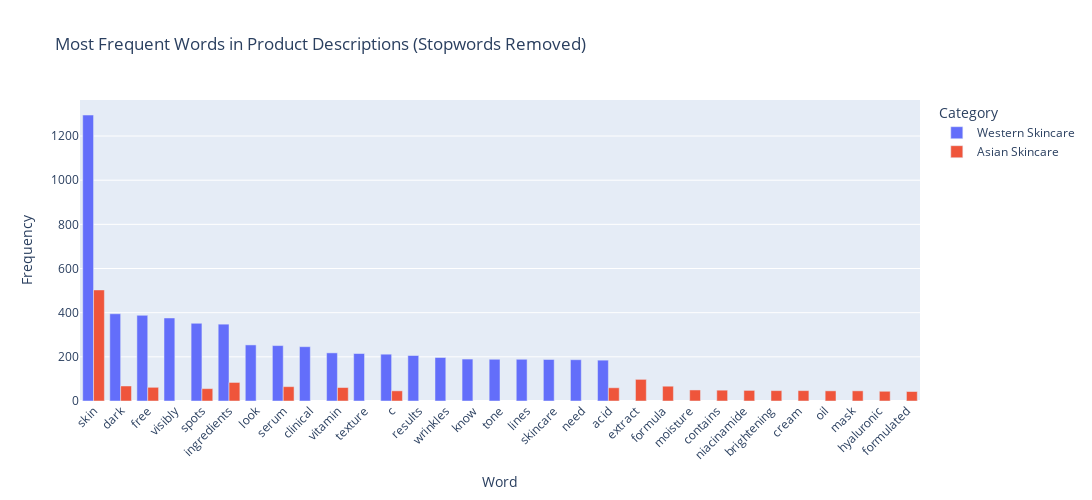

Notebook code for this chart:
### Markdown cell above
### Word Frequency in Marketing Language
To understand how brands market their products, we analyzed the most frequently used words in product descriptions. This allows us to identify differences in marketing language between Western and Asian skincare brands. For example, do Western brands focus on "science-backed" claims, while Asian brands highlight "hydration and radiance"? To do this, we tokenized the product descriptions, counted word occurrences, and visualized the results using bar charts.

### Code cell
stop_words = set(stopwords.words('english'))

def tokenize_text(text):
    words = re.findall(r'\b\w+\b', text.lower()) 
    return [word for word in words if word not in stop_words]  

def word_frequencies(df, column):
    words = []
    df[column].dropna().apply(lambda x: words.extend(tokenize_text(x)))
    return Counter(words).most_common(20) 

western_words = word_frequencies(western_skincare, "product_description")
asian_words = word_frequencies(asian_skincare, "product_description")

western_word_df = pd.DataFrame(western_words, columns=["Word", "Count"])
western_word_df["Category"] = "Western Skincare"

asian_word_df = pd.DataFrame(asian_words, columns=["Word", "Count"])
asian_word_df["Category"] = "Asian Skincare"

word_df = pd.concat([western_word_df, asian_word_df])

fig = px.bar(
    word_df, 
    x="Word", 
    y="Count", 
    color="Category", 
    barmode="group",
    title="Most Frequent Words in Product Descriptions (Stopwords Removed)",
    labels={"Count": "Frequency", "Word": "Word"},
    color_discrete_map={"Western Skincare": "#636EFA", "Asian Skincare": "#EF553B"}, 
)

fig.update_layout(
    xaxis=dict(tickangle=-45),
    legend=dict(title="Category"),
    autosize=False,
    width=1500,
    height=500,
)

fig.show()

### Figure 1 — Plotly figure (JSON) as saved in the notebook; plotly's stock layout.template omitted (floating-point values rounded to 4 significant figures)
{"data": [{"alignmentgroup": "True", "hovertemplate": "Category=Western Skincare<br>Word=%{x}<br>Frequency=%{y}<extra></extra>", "legendgroup": "Western Skincare", "marker": {"color": "#636EFA", "pattern": {"shape": ""}}, "name": "Western Skincare", "offsetgroup": "Western Skincare", "orientation": "v", "showlegend": true, "textposition": "auto", "type": "bar", "x": ["skin", "dark", "free", "visibly", "spots", "ingredients", "look", "serum", "clinical", "vitamin", "texture", "c", "results", "wrinkles", "know", "tone", "lines", "skincare", "need", "acid"], "xaxis": "x", "y": [1295, 395, 388, 376, 352, 348, 254, 251, 246, 218, 215, 212, 206, 197, 190, 189, 189, 188, 187, 185], "yaxis": "y"}, {"alignmentgroup": "True", "hovertemplate": "Category=Asian Skincare<br>Word=%{x}<br>Frequency=%{y}<extra></extra>", "legendgroup": "Asian Skincare", "marker": {"color": "#EF553B", "pattern": {"shape": ""}}, "name": "Asian Skincare", "offsetgroup": "Asian Skincare", "orientation": "v", "showlegend": true, "textposition": "auto", "type": "bar", "x": ["skin", "extract", "ingredients", "dark", "formula", "serum", "free", "vitamin", "acid", "spots", "moisture", "contains", "niacinamide", "brightening", "cream", "c", "oil", "mask", "hyaluronic", "formulated"], "xaxis": "x", "y": [503, 98, 84, 68, 67, 65, 62, 61, 60, 56, 50, 49, 48, 47, 47, 46, 46, 46, 44, 43], "yaxis": "y"}], "layout": {"autosize": false, "barmode": "group", "height": 500, "legend": {"title": {"text": "Category"}, "tracegroupgap": 0}, "title": {"text": "Most Frequent Words in Product Descriptions (Stopwords Removed)"}, "width": 1500, "xaxis": {"anchor": "y", "autorange": true, "domain": [0, 1], "range": [-0.5, 30.5], "tickangle": -45, "title": {"text": "Word"}, "type": "category"}, "yaxis": {"anchor": "x", "autorange": true, "domain": [0, 1], "range": [0, 1363.0], "title": {"text": "Frequency"}, "type": "linear"}}}
